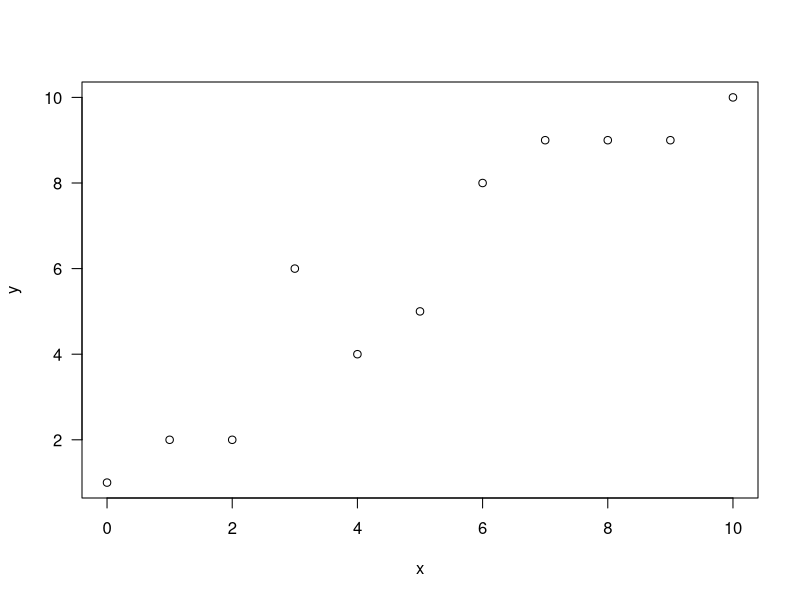
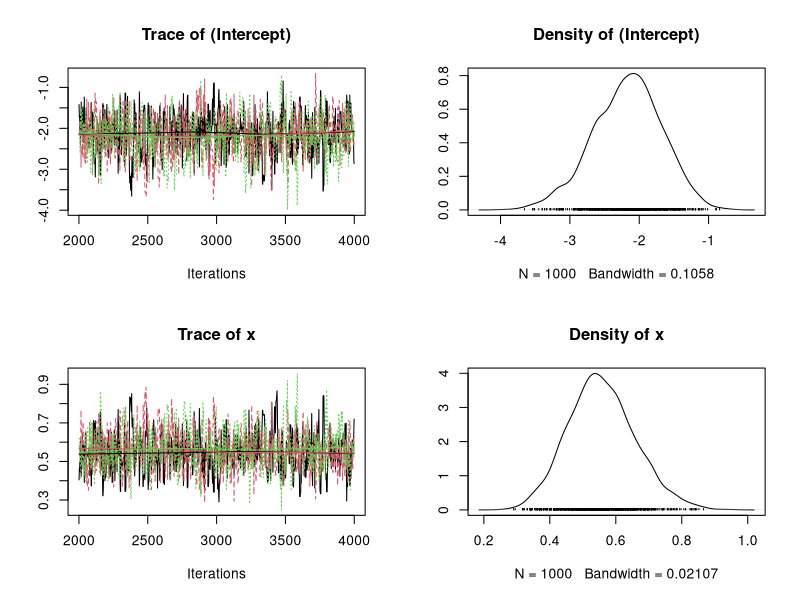

Reproduce these figures in R, in order.
##
## Example 2: MCMCpack
##

## Use MCMCpack package
library(MCMCpack)

## Data
x <- c(0, 1, 2, 3, 4, 5, 6, 7, 8, 9, 10)
y <- c(1, 2, 2, 6, 4, 5, 8, 9, 9, 9, 10)

#pdf("example2.pdf", width = 240/72, height = 240/72,
#    family = "Helvetica", pointsize = 10)
plot(x, y, las = 1)
#dev.off()

k <- 10
data <- data.frame(x = rep(x, each = k),
                   y = c(sapply(y, function(i)
                                     c(rep(0, k - i), rep(1, i)))))

## Use MCMClogit function
chains <- 1:3
inits <- c(1, 10, 20)
seeds <- c(12, 123, 1234)
post <- lapply(chains,
               function(chain) {
                 MCMClogit(y ~ x,
                           data = data,
                           burnin = 2000, mcmc = 2000,
                           thin = 2,
                           tune = 1.1, verbose = 500,
                           seed = seeds[chain])
                })
post.mcmc <- mcmc.list(post)

## Plot results
#pdf("example2_results.pdf", width = 400/72, height = 400/72,
#    family = "Helvetica", pointsize = 10)
plot(post.mcmc)
#dev.off()

## Check convergence
gelman.diag(post.mcmc)

## Print results
summary(post.mcmc)

##
## Use MCMCmetrop1R() function
##

## Function returns log of prior x likelihood
LogFun <- function(beta, x, y, k) {
  mu <- beta[1] + beta[2] * x
  sum(log(dbinom(y, k, (1 / (1 + exp(-mu))))))
}

## MCMC using Metropolis method
# burn-in: 1000
# iteration: 1000
# thinning: 1
chains <- 1:3
inits <- list(c(1, 1), c(3, 3), c(-3, -3))
seeds <- c(1117, 1123, 1129)
post2 <- lapply(chains,
                function(chain) {
                  MCMCmetrop1R(fun = LogFun,
                               theta.init = inits[[chain]],
                               burnin = 1000, mcmc = 1000,
                               thin = 1,
                               tune = 1.1, seed = seeds[chain],
                               verbose = 500, logfun = TRUE,
                               x = x, y = y, k = 10)
                })
post2.mcmc <- mcmc.list(post2)

## Check convergence
gelman.diag(post2.mcmc)

## Print results
summary(post2.mcmc)
